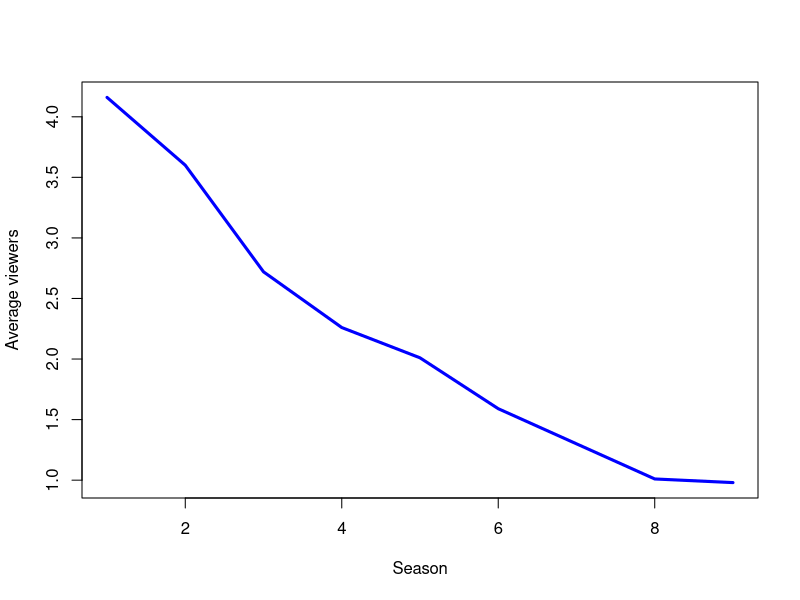

The R script that drew this image:
## ---- chunk 1
knitr::opts_chunk$set(echo = TRUE)
## ---- chunk 2
Season <- c(1:9)
Average_viewers <- c(4.16,3.6,2.72,2.26,2.01,1.59,1.3,1.01,0.98)

df <- data.frame(Season, Average_viewers)
print (df)
## ---- chunk 3
##Plot
plot(df, type = "l", col = "blue", lwd = "3", xlab = "Season", ylab = "Average viewers")
